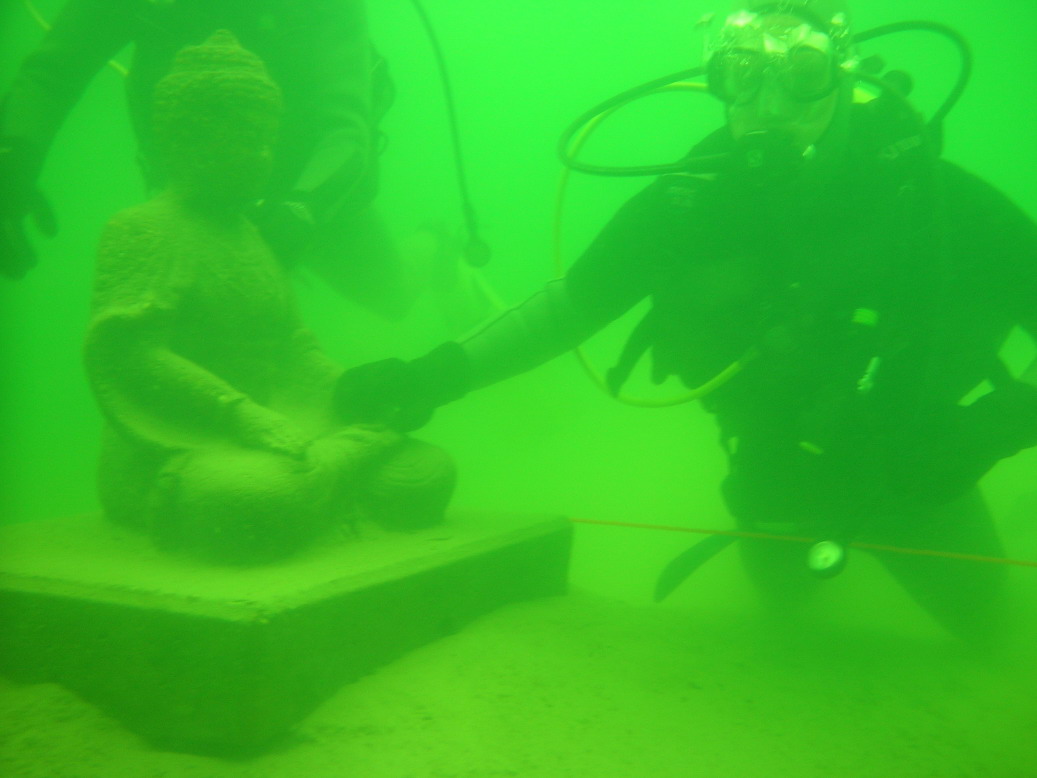
#> input picture images/highlight/inputs/statue.jpeg, 1037 x 778 px
$ python highlight.py
#> lines starting #> are read from the running program, lines starting #| are printed output that depends on the picture
import numpy as np;
import cv2 as cv;
from matplotlib import pyplot as plt


def magnitude_spectrum(img):
    # np.uint8 to np.float32
    img_float32 = np.copy(img).astype(np.float32);
    img_float32 = np.where(img_float32 == 0, np.exp(0), img_float32)

    # ln
    img_log = np.log(img_float32);
    # Calc DFT
    img_dft = np.fft.fft2(img_log)
    fshift = np.fft.fftshift(img_dft)
    magnitude_spectrum = 20*np.log(np.abs(fshift))

    return magnitude_spectrum;

def filtragem_homomorfica(img):
    # Get with and height of image
    m, n = img.shape;

    # Define P e Q
    P = np.floor(2*m)
    Q = np.floor(2*n)

    # np.uint8 to np.float32
    img_float32 = np.copy(img).astype(np.float32);
    img_float32 = np.where(img_float32 == 0, np.exp(0), img_float32)

    # ln
    img_log = np.log(img_float32);

    # Calc DFT
    img_dft = np.fft.fft2(img_log)
    fshift = np.fft.fftshift(img_dft)

    # Create H(u,v) and D(u,v)
    D = np.copy(img).astype(np.float64)
    H = np.copy(img).astype(np.float64)

    # Set D(u,v)
    u, v = np.meshgrid(range(m), range(n), sparse=False, indexing='ij');
    D = ((u-P/2)**2+(v-Q/2)**2)**(0.5);


    # Define params
    gamaL = 0.5;
    gamaH = 2;
    c = 1;
    Do = 80;

    # Set H(u,v)
    H = (gamaH - gamaL)*(1-np.exp(-c*((D**2)/(Do**2)))) + gamaL;

    plt.plot(20*np.log(np.abs(H)));
    plt.title("Filtro no domínio da frequência.")
    plt.show();

    # Calc DFT inv
    img_back = np.fft.ifft2(H*img_dft);

    # e
    g = np.real(np.exp(img_back));

    # np.uint8 + stagger
    img_filtered = cv.normalize(g, None, -1, 255, cv.NORM_MINMAX, cv.CV_8U);
    return(img_filtered)


img = cv.imread('../images/highlight/inputs/statue.jpeg',0)
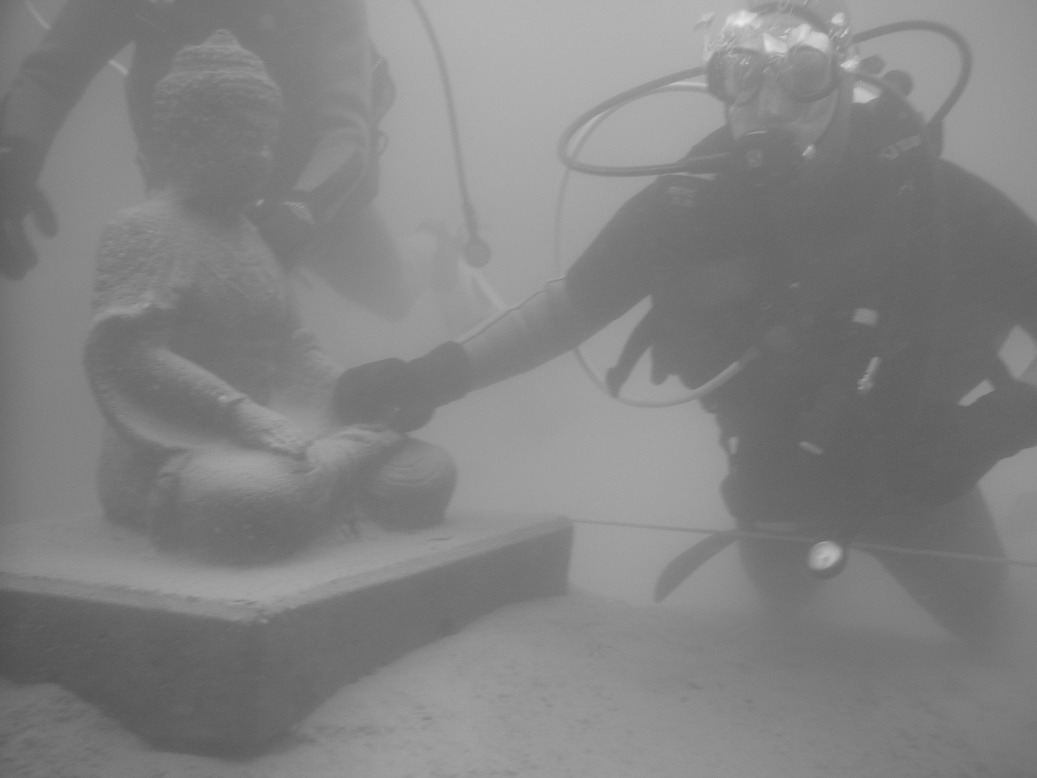
#> img: shape (778, 1037); min 78, max 236, mean 130.3
img_hom = filtragem_homomorfica(img);
#> in filtragem_homomorfica, `img_log = np.log(img_float32);`:
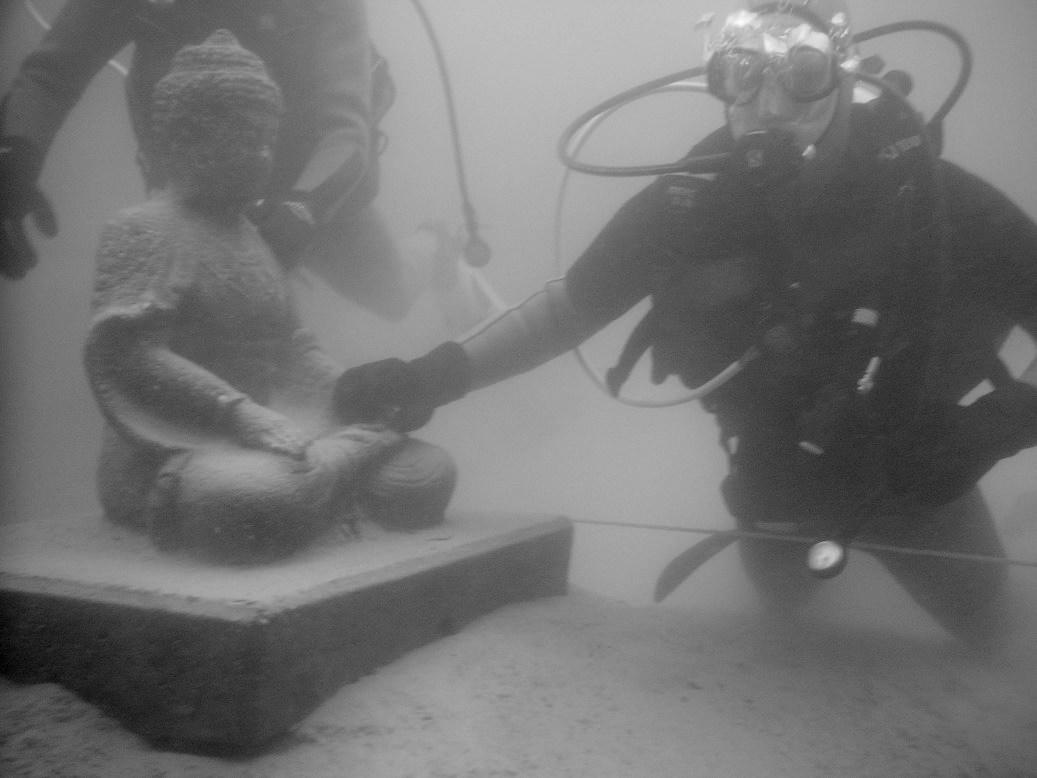
#> img_log: shape (778, 1037) float32; min 4.36, max 5.46, mean 4.86; drawn with min black and max white
#> in filtragem_homomorfica, `plt.show();`:
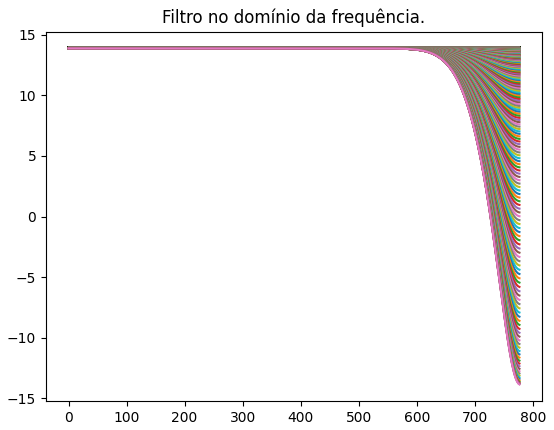
#> figure drawn by matplotlib, 1 panel
#> in filtragem_homomorfica, `g = np.real(np.exp(img_back));`:
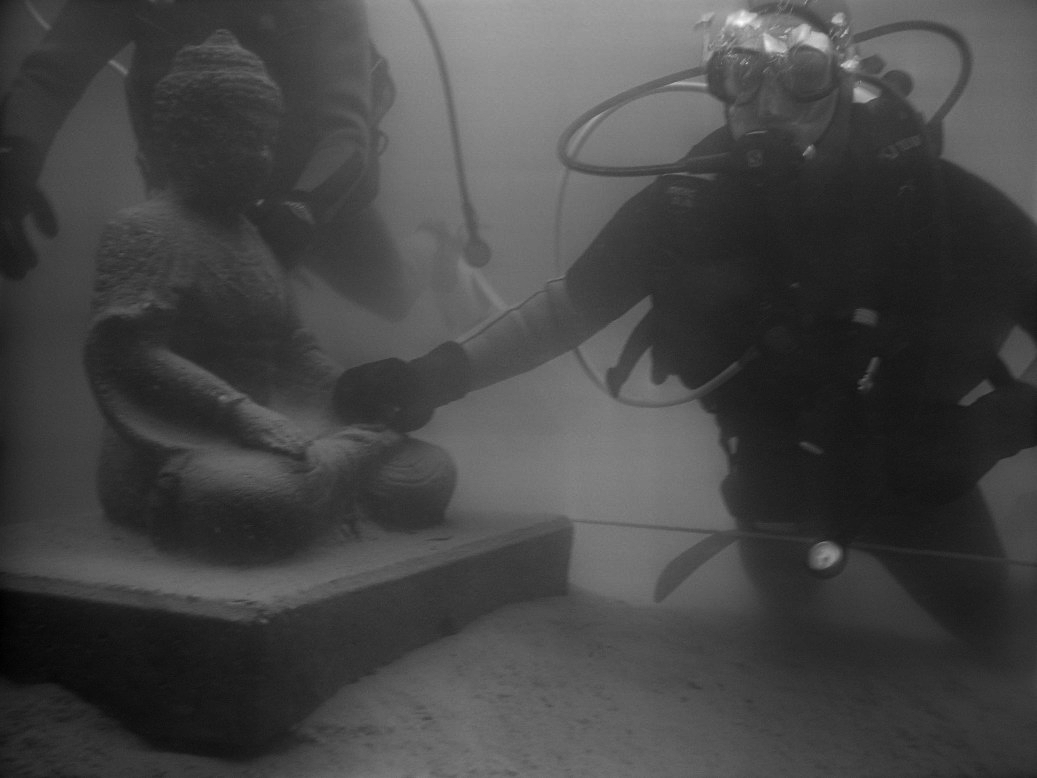
#> g: shape (778, 1037) float64; min 5721.7, max 48188.7, mean 17306.8; drawn with min black and max white

# Print images
fig, axes = plt.subplots(2, 2,figsize=(10, 10));
ax = axes.ravel()

ax[0].imshow(img, cmap=plt.cm.gray);
ax[0].set_title('(a) Image Original');
ax[1].imshow(img_hom, cmap=plt.cm.gray)
ax[1].set_title('(b) Image Filtrada');
ax[2].imshow(magnitude_spectrum(img), cmap=plt.cm.gray)
#> in magnitude_spectrum, `magnitude_spectrum = 20*np.log(np.abs(fshift))`:
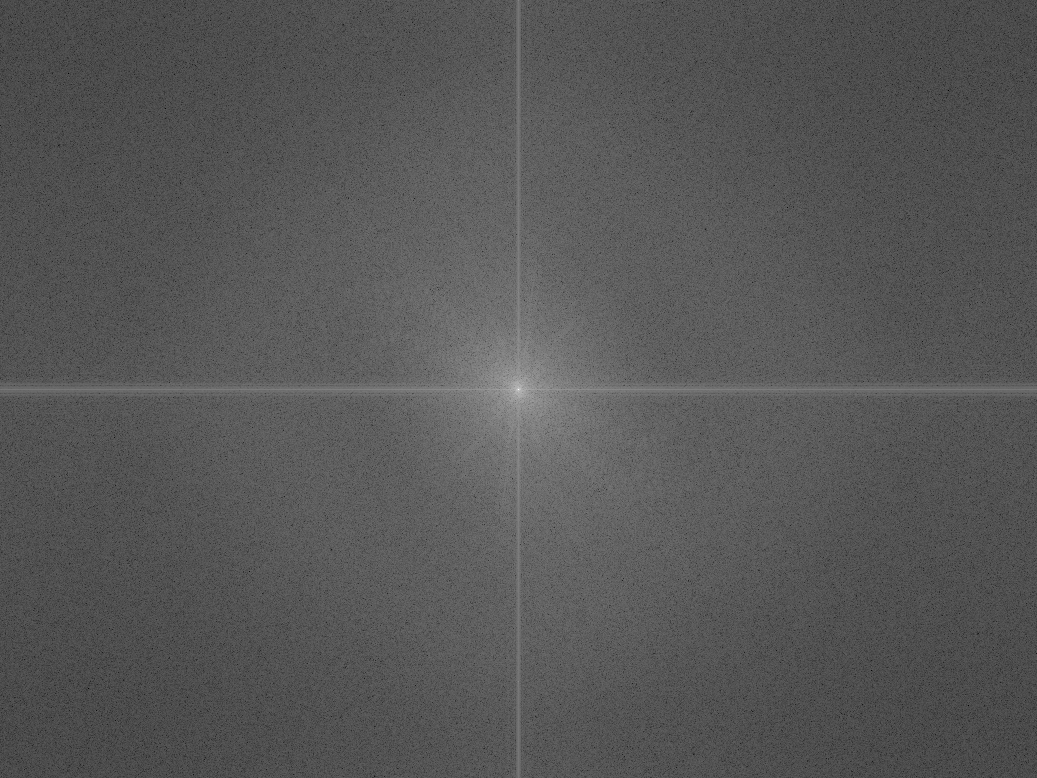
#> magnitude_spectrum: shape (778, 1037) float64; min -107.9, max 303.6, mean 32.6; drawn with min black and max white
ax[2].set_title('(c) Aspectro da Imagem Original');
ax[3].imshow(magnitude_spectrum(img_hom), cmap=plt.cm.gray)
#> in magnitude_spectrum (call 2), `img_log = np.log(img_float32);`:
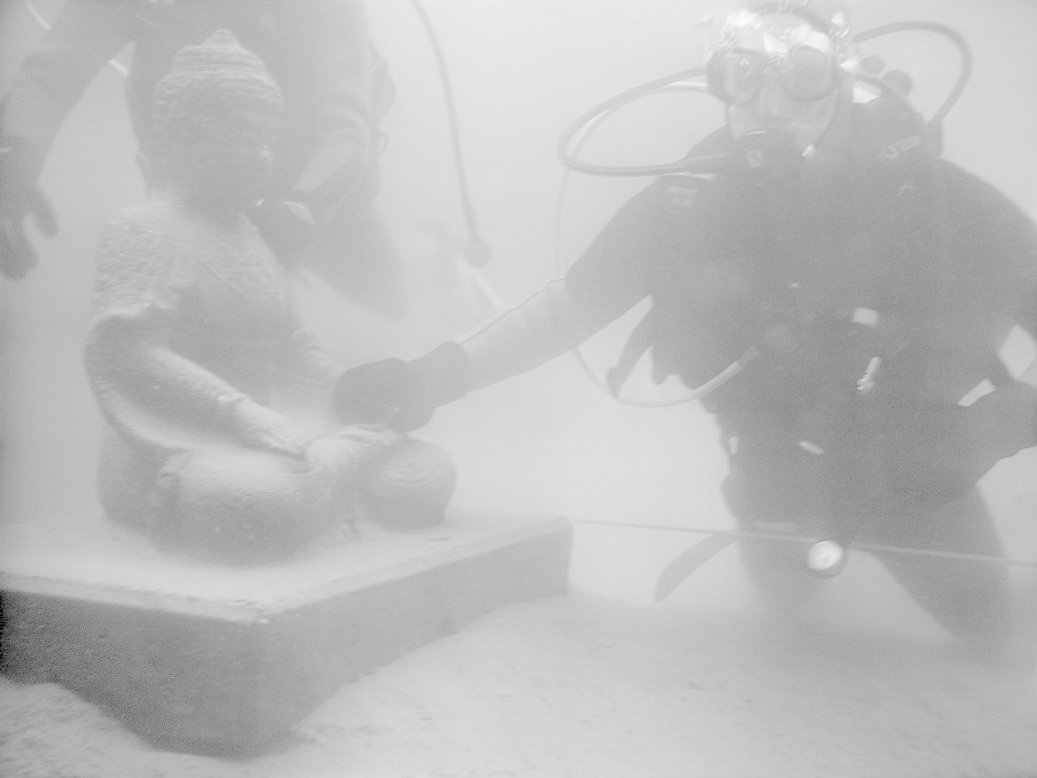
#> img_log: shape (778, 1037) float32; min 0, max 5.54, mean 4.11; drawn with min black and max white
ax[3].set_title('(d) Aspectro da Imagem Filtrada');

for a in ax:
    a.axis('off')
fig.tight_layout()
plt.show()

# cv.imwrite('../images/highlight/inputs/statue2.png',img)
# cv.imwrite('../images/highlight/outputs/statue2.png',img_hom)

$ run again, with images/highlight/inputs/dipper.jpeg copied over images/highlight/inputs/statue.jpeg
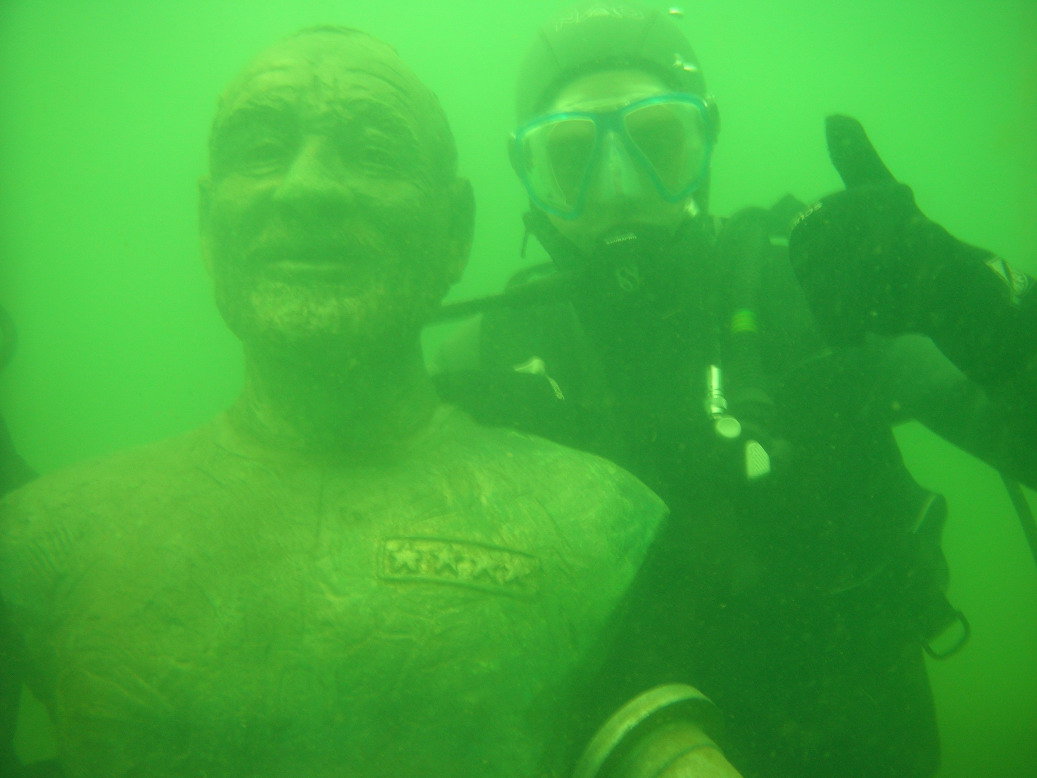
#> input picture images/highlight/inputs/dipper.jpeg, 1037 x 778 px
#> in filtragem_homomorfica, `g = np.real(np.exp(img_back));`:
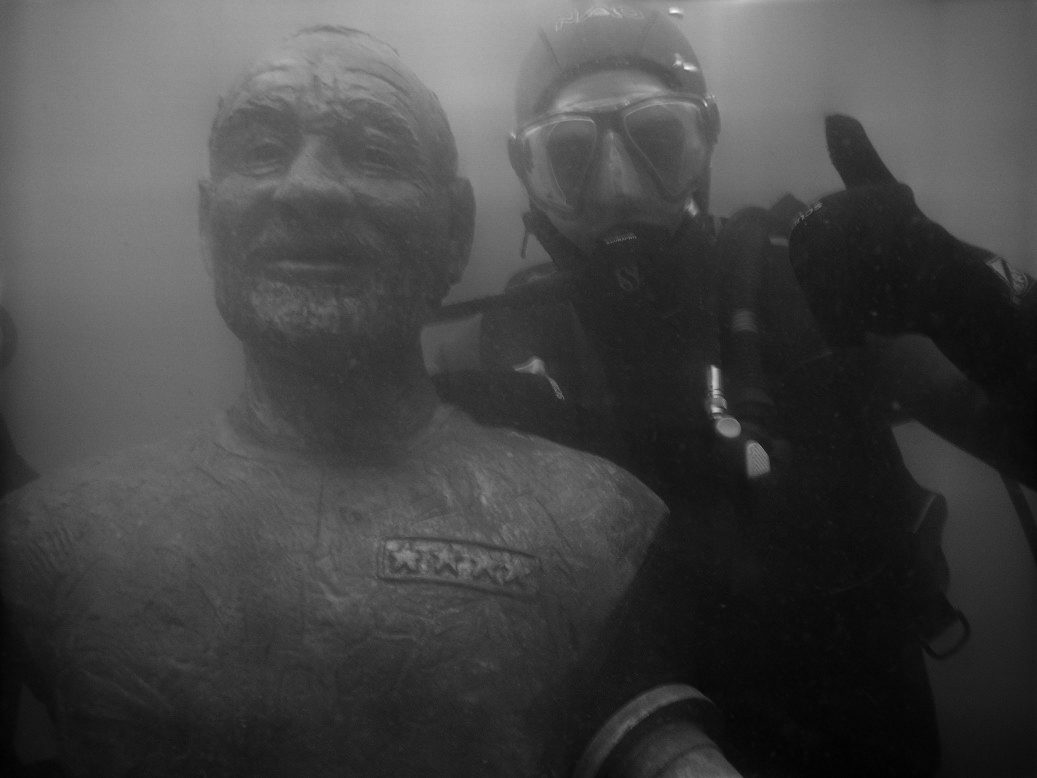
#> g: shape (778, 1037) float64; min 3358.4, max 53409.8, mean 17079.2; drawn with min black and max white
#> in magnitude_spectrum (call 2), `img_log = np.log(img_float32);`:
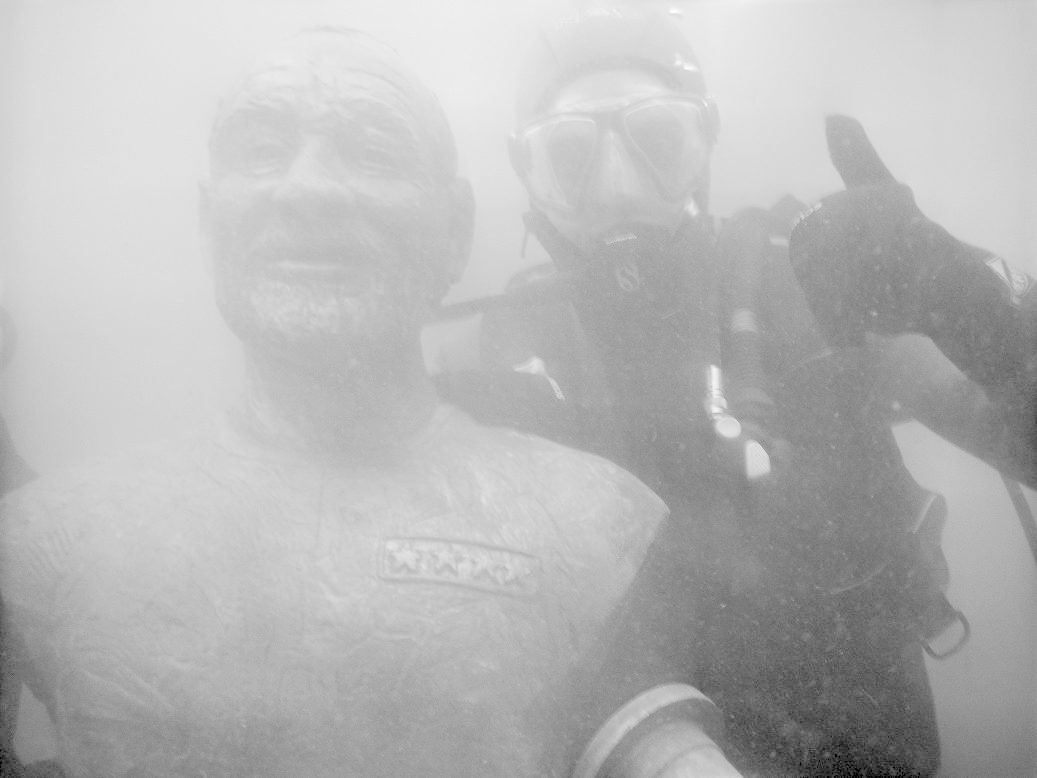
#> img_log: shape (778, 1037) float32; min 0, max 5.54, mean 3.99; drawn with min black and max white
